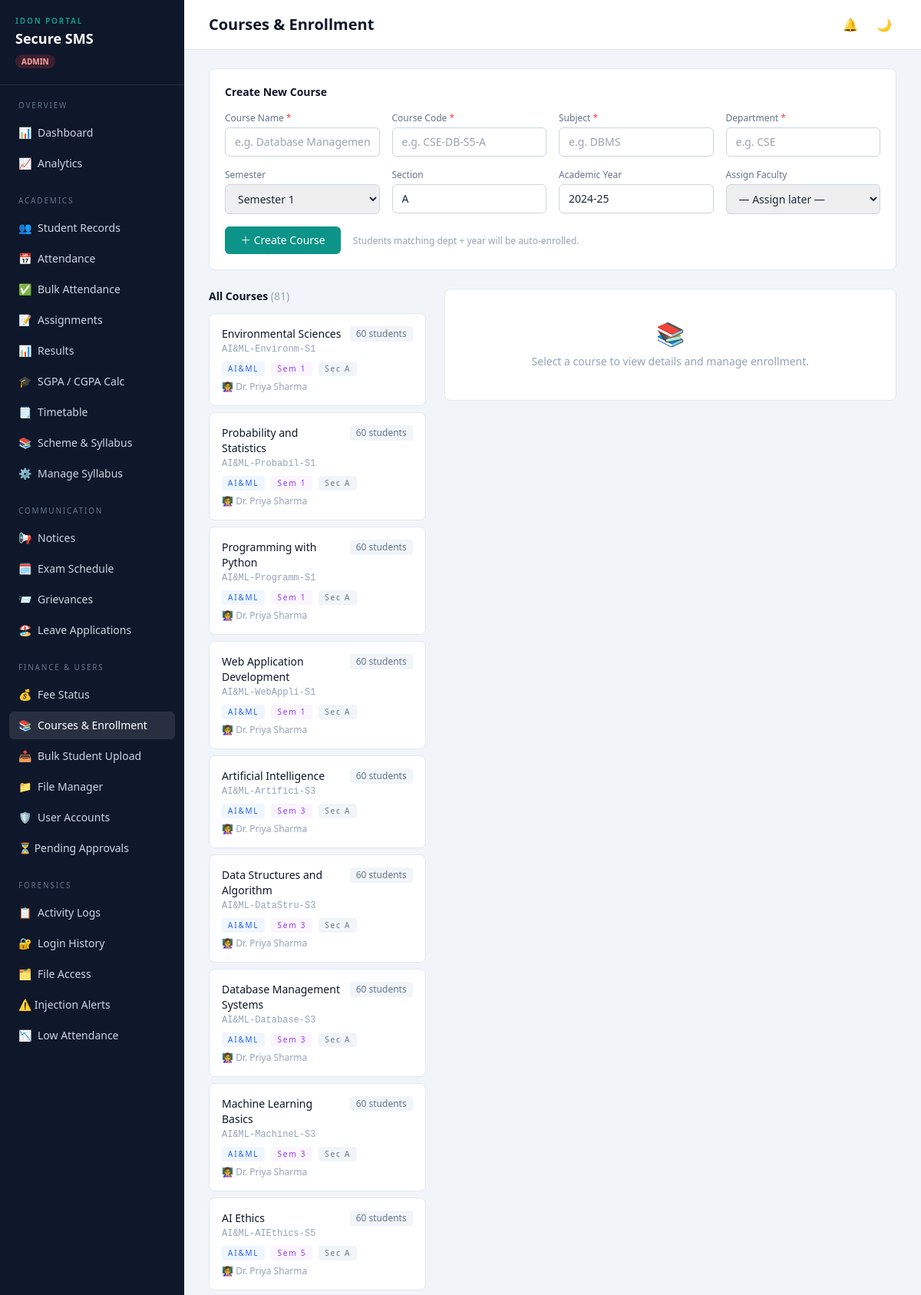
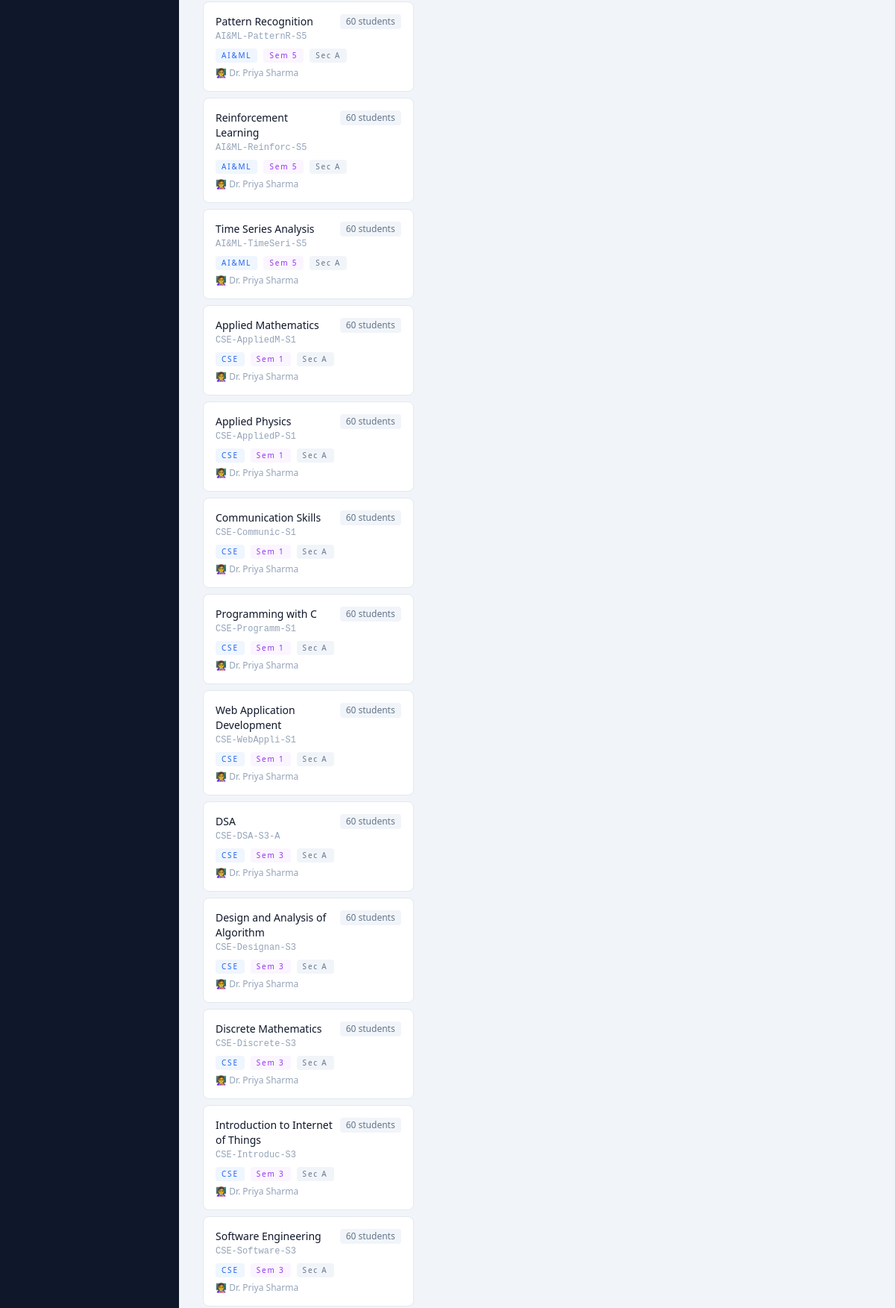
The page /courses (signed in, upper part) on the database its author committed (2 pictures, top to bottom).
### tables this page shows
CREATE TABLE courses (
    id             INTEGER PRIMARY KEY AUTOINCREMENT,
    name           TEXT NOT NULL,
    code           TEXT NOT NULL UNIQUE,
    subject        TEXT NOT NULL,
    semester       INTEGER NOT NULL,
    department     TEXT NOT NULL,
    section        TEXT NOT NULL DEFAULT 'A',
    academic_year  TEXT NOT NULL DEFAULT '2024-25',
    credits        INTEGER NOT NULL DEFAULT 4,
    created_by     INTEGER REFERENCES users(id),
    created_at     DATETIME DEFAULT CURRENT_TIMESTAMP
);

CREATE TABLE users (
    id              INTEGER PRIMARY KEY AUTOINCREMENT,
    username        TEXT UNIQUE NOT NULL,
    email           TEXT UNIQUE NOT NULL,
    password_hash   TEXT NOT NULL,
    role            TEXT NOT NULL CHECK(role IN ('admin','faculty','student')),
    full_name       TEXT NOT NULL,
    contact_no      TEXT,
    branch          TEXT,
    university      TEXT,
    year            INTEGER,
    profile_complete INTEGER NOT NULL DEFAULT 0,
    is_active       INTEGER NOT NULL DEFAULT 1,
    created_at      DATETIME DEFAULT CURRENT_TIMESTAMP
, address TEXT, dob TEXT, guardian_name TEXT, emergency_contact TEXT, totp_secret TEXT, totp_enabled INTEGER DEFAULT 0, status TEXT DEFAULT 'active');

### app.py (the view, shortened to what this page needs)
@app.route("/courses")
@role_required("admin", "faculty")
def courses():
    u = current_user()
    if u["role"] == "admin":
        all_courses = query_all("""
            SELECT c.*,
                   u.full_name faculty_name,
                   (SELECT COUNT(*) FROM enrollments e WHERE e.course_id=c.id) enrolled_count
            FROM courses c
            LEFT JOIN course_faculty cf ON cf.course_id=c.id
            LEFT JOIN users u ON u.id=cf.faculty_id
            ORDER BY c.department, c.semester, c.name
        """)
        all_faculty = query_all("SELECT id, full_name, username FROM users WHERE role='faculty' ORDER BY full_name")
        all_students = query_all("SELECT id, roll_number, full_name, department, year FROM students ORDER BY roll_number")
    course_id = request.args.get("course_id") or None
    enrolled_students = []
    selected_course = None
    fz.log_activity(request, u, "view", "courses")
    return render_template("courses.html", courses=all_courses, all_faculty=all_faculty,
                           all_students=all_students, enrolled_students=enrolled_students,
                           selected_course=selected_course,
                           course_id=int(course_id) if course_id else None)

### app.py (called while the page is built)
@app.context_processor
def inject_user():
    u = current_user()
    pending_count = 0
    if u and u.get("role") == "admin":
        row = query_one("SELECT COUNT(*) c FROM users WHERE status='pending'")
        pending_count = row["c"] if row else 0
    return {"user": u, "config": Config, "pending_count": pending_count}

### auth.py (called while the page is built)
def current_user():
    if "user_id" in session:
        return {
            "id": session["user_id"],
            "username": session.get("username"),
            "role": session.get("role"),
            "full_name": session.get("full_name"),
        }
    return None

def _check_session_timeout():
    last = session.get("_last_active")
    now = int(time())
    if last and (now - last) > Config.SESSION_TIMEOUT_SECONDS:
        session.clear()
        return True
    session["_last_active"] = now
    return False

def role_required(*roles):
    def decorator(view):
        @wraps(view)
        def wrapped(*args, **kwargs):
            if "user_id" not in session:
                flash("Please sign in to continue.", "error")
                return redirect(url_for("login"))
            if _check_session_timeout():
                flash("Your session expired due to inactivity. Please sign in again.", "error")
                return redirect(url_for("login"))
            if session.get("role") not in roles:
                flash("You do not have permission to access that page.", "error")
                role = session.get("role")
                if role == "student":
                    return redirect(url_for("attendance"))
                abort(403)
            return view(*args, **kwargs)
        return wrapped
    return decorator

### database.py (called while the page is built)
def get_connection():
    conn = sqlite3.connect(Config.DB_PATH, timeout=30)
    conn.row_factory = sqlite3.Row
    conn.execute("PRAGMA foreign_keys = ON")
    conn.execute("PRAGMA journal_mode = WAL")
    conn.execute("PRAGMA busy_timeout = 30000")
    return conn

def query_all(sql, params=()):
    conn = get_connection()
    rows = conn.execute(sql, params).fetchall()
    conn.close()
    return rows

def query_one(sql, params=()):
    conn = get_connection()
    row = conn.execute(sql, params).fetchone()
    conn.close()
    return row

def execute(sql, params=()):
    conn = get_connection()
    cur = conn.execute(sql, params)
    conn.commit()
    last_id = cur.lastrowid
    conn.close()
    return last_id

### forensics.py (called while the page is built)
def _client_ip(request):
    return request.headers.get("X-Forwarded-For", request.remote_addr) or "unknown"

### templates/courses.html (shortened to what this page needs)
{% extends "base.html" %}
{% block heading %}Courses & Enrollment{% endblock %}
{% block content %}
{% if user.role == 'admin' %}
<div class="bg-white rounded-lg border border-slate-200 p-5 mb-6">
  <h2 class="text-sm font-semibold text-ink mb-4">Create New Course</h2>
  <form method="post" action="{{ url_for('course_create') }}" class="grid grid-cols-2 lg:grid-cols-4 gap-4">
    <div>
      <label class="block text-xs font-medium text-slate-500 mb-1">Course Name <span class="text-red-500">*</span></label>
      <input name="name" required placeholder="e.g. Database Management"
             class="w-full rounded-md border border-slate-300 px-3 py-2 text-sm focus:border-signal focus:ring-1 focus:ring-signal outline-none">
    </div>
    <div>
      <label class="block text-xs font-medium text-slate-500 mb-1">Course Code <span class="text-red-500">*</span></label>
      <input name="code" required placeholder="e.g. CSE-DB-S5-A"
             class="w-full rounded-md border border-slate-300 px-3 py-2 text-sm focus:border-signal outline-none">
    </div>
    <div>
      <label class="block text-xs font-medium text-slate-500 mb-1">Subject <span class="text-red-500">*</span></label>
      <input name="subject" required placeholder="e.g. DBMS"
             class="w-full rounded-md border border-slate-300 px-3 py-2 text-sm focus:border-signal outline-none">
    </div>
    <div>
      <label class="block text-xs font-medium text-slate-500 mb-1">Department <span class="text-red-500">*</span></label>
      <input name="department" required placeholder="e.g. CSE"
             class="w-full rounded-md border border-slate-300 px-3 py-2 text-sm focus:border-signal outline-none">
    </div>
    <div>
      <label class="block text-xs font-medium text-slate-500 mb-1">Semester</label>
      <select name="semester" class="w-full rounded-md border border-slate-300 px-3 py-2 text-sm focus:border-signal outline-none">
        {% for s in range(1,9) %}<option value="{{ s }}">Semester {{ s }}</option>{% endfor %}
      </select>
    </div>
    <div>
      <label class="block text-xs font-medium text-slate-500 mb-1">Section</label>
      <input name="section" value="A" placeholder="A / B / C"
             class="w-full rounded-md border border-slate-300 px-3 py-2 text-sm focus:border-signal outline-none">
    </div>
    <div>
      <label class="block text-xs font-medium text-slate-500 mb-1">Academic Year</label>
      <input name="academic_year" value="2024-25"
             class="w-full rounded-md border border-slate-300 px-3 py-2 text-sm focus:border-signal outline-none">
    </div>
    <div>
      <label class="block text-xs font-medium text-slate-500 mb-1">Assign Faculty</label>
      <select name="faculty_id" class="w-full rounded-md border border-slate-300 px-3 py-2 text-sm focus:border-signal outline-none">
        <option value="">— Assign later —</option>
      </select>
    </div>
    <div class="col-span-2 lg:col-span-4">
      <button class="bg-signal hover:bg-teal-700 text-white text-sm font-medium px-5 py-2 rounded-md transition">
        ＋ Create Course
      </button>
      <span class="text-xs text-slate-400 ml-3">Students matching dept + year will be auto-enrolled.</span>
    </div>
  </form>
</div>
{% endif %}
<div class="grid lg:grid-cols-3 gap-6">
  <div class="lg:col-span-1 space-y-2">
    <h2 class="text-sm font-semibold text-ink mb-3">
      {% if user.role == 'admin' %}All Courses{% else %}My Assigned Courses{% endif %}
      <span class="text-slate-400 font-normal">({{ courses|length }})</span>
    </h2>
    {% for c in courses %}
    <a href="{{ url_for('courses', course_id=c.id) }}"
       class="block bg-white rounded-lg border p-4 hover:border-signal transition
              {{ 'border-signal ring-1 ring-signal/20' if course_id == c.id else 'border-slate-200' }}">
      <div class="flex items-start justify-between">
        <div>
          <p class="font-medium text-ink text-sm">{{ c.name }}</p>
          <p class="text-xs text-slate-400 font-mono mt-0.5">{{ c.code }}</p>
        </div>
        <span class="text-xs bg-slate-100 text-slate-500 px-2 py-0.5 rounded shrink-0 ml-2">
          {{ c.enrolled_count }} students
        </span>
      </div>
      <div class="flex gap-2 mt-2 flex-wrap">
        <span class="text-[10px] bg-blue-50 text-blue-600 px-2 py-0.5 rounded eyebrow">{{ c.department }}</span>
        <span class="text-[10px] bg-purple-50 text-purple-600 px-2 py-0.5 rounded eyebrow">Sem {{ c.semester }}</span>
        <span class="text-[10px] bg-slate-100 text-slate-500 px-2 py-0.5 rounded eyebrow">Sec {{ c.section }}</span>
      </div>
      {% if user.role == 'admin' and c.faculty_name %}
      <p class="text-xs text-slate-400 mt-1.5">👩‍🏫 {{ c.faculty_name }}</p>
      {% endif %}
    </a>
    {% else %}
    <div class="bg-white rounded-lg border border-slate-200 p-8 text-center text-slate-400">
      <p class="text-2xl mb-2">📚</p>
      <p class="text-sm">No courses yet.</p>
    </div>
    {% endfor %}
  </div>
  <div class="lg:col-span-2">
    {% if selected_course %}
    <div class="bg-white rounded-lg border border-slate-200 p-5">
      <div class="flex items-start justify-between mb-4">
        <div>
          <h2 class="font-semibold text-ink">{{ selected_course.name }}</h2>
          <p class="text-xs text-slate-400 font-mono">{{ selected_course.code }} ·
            {{ selected_course.department }} · Sem {{ selected_course.semester }} ·
            Sec {{ selected_course.section }} · {{ selected_course.academic_year }}</p>
        </div>
        {% if user.role == 'admin' %}
        <div class="flex gap-2">
          <form method="post" action="{{ url_for('course_bulk_enroll', cid=selected_course.id) }}"
                onsubmit="return confirm('Auto-enroll all {{ selected_course.department }} Year students?')">
            <input type="hidden" name="csrf_token" value="{{ csrf_token() }}">
            <button class="text-xs px-3 py-1.5 bg-slate-100 hover:bg-slate-200 text-steel rounded-md transition">
              ⚡ Bulk Enroll
            </button>
          </form>
          <form method="post" action="{{ url_for('course_delete', cid=selected_course.id) }}"
                onsubmit="return confirm('Delete this course and all enrollments?')">
            <input type="hidden" name="csrf_token" value="{{ csrf_token() }}">
            <button class="text-xs px-3 py-1.5 bg-red-50 hover:bg-red-100 text-red-600 rounded-md transition">
              🗑 Delete
            </button>
          </form>
        </div>
        {% endif %}
      </div>
      {% if user.role == 'admin' %}
      <div class="mb-5 p-3 bg-slate-50 rounded-lg border border-slate-200">
        <p class="text-xs font-semibold text-slate-500 mb-2">Assign Faculty</p>
        <form method="post" action="{{ url_for('course_assign_faculty', cid=selected_course.id) }}"
              class="flex gap-2">
          <input type="hidden" name="csrf_token" value="{{ csrf_token() }}">
          <select name="faculty_id" class="flex-1 rounded-md border border-slate-300 px-3 py-1.5 text-sm focus:border-signal outline-none">
            <option value="">— Select faculty —</option>
            {% for f in all_faculty %}
              <option value="{{ f.id }}">{{ f.full_name }}</option>
            {% endfor %}
          </select>
          <button class="bg-signal hover:bg-teal-700 text-white text-sm px-4 py-1.5 rounded-md transition">
            Assign
          </button>
        </form>
      </div>
      <div class="mb-5 p-3 bg-slate-50 rounded-lg border border-slate-200">
        <p class="text-xs font-semibold text-slate-500 mb-2">Enroll a Student</p>
        <form method="post" action="{{ url_for('course_enroll', cid=selected_course.id) }}"
              class="flex gap-2">
          <input type="hidden" name="csrf_token" value="{{ csrf_token() }}">
          <select name="student_id" class="flex-1 rounded-md border border-slate-300 px-3 py-1.5 text-sm focus:border-signal outline-none">
            <option value="">— Select student —</option>
            {% for s in all_students %}
              <option value="{{ s.id }}">{{ s.roll_number }} · {{ s.full_name }}</option>
            {% endfor %}
          </select>
          <button class="bg-signal hover:bg-teal-700 text-white text-sm px-4 py-1.5 rounded-md transition">
            Enroll
          </button>
        </form>
      </div>
      {% endif %}
      <h3 class="text-sm font-semibold text-ink mb-3">
        Enrolled Students
        <span class="text-slate-400 font-normal">({{ enrolled_students|length }})</span>
      </h3>
      {% if enrolled_students %}
      <table class="w-full text-sm evidence">
        <thead class="bg-slate-50 text-xs eyebrow uppercase text-slate-400">
          <tr>
            <th class="px-3 py-2 text-left">Roll No.</th>
            <th class="px-3 py-2 text-left">Name</th>
            <th class="px-3 py-2 text-left">Department</th>
            <th class="px-3 py-2 text-left">Year</th>
            {% if user.role == 'admin' %}<th class="px-3 py-2"></th>{% endif %}
          </tr>
        </thead>
        <tbody class="divide-y divide-slate-100">
          {% for s in enrolled_students %}
          <tr class="hover:bg-slate-50">
            <td class="px-3 py-2 font-mono text-xs text-steel">{{ s.roll_number }}</td>
            <td class="px-3 py-2 font-medium text-ink">{{ s.full_name }}</td>
            <td class="px-3 py-2 text-slate-500">{{ s.department }}</td>
            <td class="px-3 py-2 text-slate-500">Yr{{ s.year }}</td>
            {% if user.role == 'admin' %}
            <td class="px-3 py-2 text-right">
              <form method="post"
                    action="{{ url_for('course_unenroll', cid=selected_course.id, sid=s.id) }}"
                    onsubmit="return confirm('Remove {{ s.full_name }} from this course?')" class="inline">
                <input type="hidden" name="csrf_token" value="{{ csrf_token() }}">
                <button class="text-red-400 hover:text-red-600 text-xs hover:underline">Remove</button>
              </form>
            </td>
            {% endif %}
          </tr>
          {% endfor %}
        </tbody>
      </table>
      {% else %}
      <p class="text-sm text-slate-400 py-6 text-center">No students enrolled yet.</p>
      {% endif %}
    </div>
    {% else %}
    <div class="bg-white rounded-lg border border-slate-200 p-10 text-center text-slate-400">
      <p class="text-3xl mb-2">📚</p>
      <p class="text-sm">Select a course to view details and manage enrollment.</p>
    </div>
    {% endif %}
  </div>
</div>
{% endblock %}

### templates/base.html (style rules this page uses)
html, body { margin: 0; padding: 0; }
body { -webkit-font-smoothing: antialiased; }
.eyebrow { letter-spacing: .18em; }
:root,[data-theme="light"] { --bg-page: #f1f5f9; --bg-sidebar: #0f172a; --bg-card: #ffffff; --text-main: #1e293b; --text-muted: #64748b; --border-col: #e2e8f0; --header-bg: #ffffff; --table-row-alt: #f8fafc; }
body { background-color: var(--bg-page); color: var(--text-main); }

### rows shown on the page
courses: name "Environmental Sciences", code "AI&ML-Environm-S1", enrolled_count "60", department "AI&ML", semester "1", section "A", faculty_name "Dr. Priya Sharma"
courses: name "Probability and Statistics", code "AI&ML-Probabil-S1", enrolled_count "60", department "AI&ML", semester "1", section "A", faculty_name "Dr. Priya Sharma"
courses: name "Programming with Python", code "AI&ML-Programm-S1", enrolled_count "60", department "AI&ML", semester "1", section "A", faculty_name "Dr. Priya Sharma"
courses: name "Web Application Development", code "AI&ML-WebAppli-S1", enrolled_count "60", department "AI&ML", semester "1", section "A", faculty_name "Dr. Priya Sharma"
courses: name "Artificial Intelligence", code "AI&ML-Artifici-S3", enrolled_count "60", department "AI&ML", semester "3", section "A", faculty_name "Dr. Priya Sharma"
courses: name "Data Structures and Algorithm", code "AI&ML-DataStru-S3", enrolled_count "60", department "AI&ML", semester "3", section "A", faculty_name "Dr. Priya Sharma"
courses: name "Database Management Systems", code "AI&ML-Database-S3", enrolled_count "60", department "AI&ML", semester "3", section "A", faculty_name "Dr. Priya Sharma"
courses: name "Machine Learning Basics", code "AI&ML-MachineL-S3", enrolled_count "60", department "AI&ML", semester "3", section "A", faculty_name "Dr. Priya Sharma"
courses: name "AI Ethics", code "AI&ML-AIEthics-S5", enrolled_count "60", department "AI&ML", semester "5", section "A", faculty_name "Dr. Priya Sharma"
courses: name "Pattern Recognition", code "AI&ML-PatternR-S5", enrolled_count "60", department "AI&ML", semester "5", section "A", faculty_name "Dr. Priya Sharma"
courses: name "Reinforcement Learning", code "AI&ML-Reinforc-S5", enrolled_count "60", department "AI&ML", semester "5", section "A", faculty_name "Dr. Priya Sharma"
courses: name "Time Series Analysis", code "AI&ML-TimeSeri-S5", enrolled_count "60", department "AI&ML", semester "5", section "A", faculty_name "Dr. Priya Sharma"
courses: name "Applied Mathematics", code "CSE-AppliedM-S1", enrolled_count "60", department "CSE", semester "1", section "A", faculty_name "Dr. Priya Sharma"
courses: name "Applied Physics", code "CSE-AppliedP-S1", enrolled_count "60", department "CSE", semester "1", section "A", faculty_name "Dr. Priya Sharma"
courses: name "Communication Skills", code "CSE-Communic-S1", enrolled_count "60", department "CSE", semester "1", section "A", faculty_name "Dr. Priya Sharma"
courses: name "Programming with C", code "CSE-Programm-S1", enrolled_count "60", department "CSE", semester "1", section "A", faculty_name "Dr. Priya Sharma"
courses: name "Web Application Development", code "CSE-WebAppli-S1", enrolled_count "60", department "CSE", semester "1", section "A", faculty_name "Dr. Priya Sharma"
courses: name "DSA", code "CSE-DSA-S3-A", enrolled_count "60", department "CSE", semester "3", section "A", faculty_name "Dr. Priya Sharma"
courses: name "Design and Analysis of Algorithm", code "CSE-Designan-S3", enrolled_count "60", department "CSE", semester "3", section "A", faculty_name "Dr. Priya Sharma"
courses: name "Discrete Mathematics", code "CSE-Discrete-S3", enrolled_count "60", department "CSE", semester "3", section "A", faculty_name "Dr. Priya Sharma"
courses: name "Introduction to Internet of Things", code "CSE-Introduc-S3", enrolled_count "60", department "CSE", semester "3", section "A", faculty_name "Dr. Priya Sharma"
courses: name "Software Engineering", code "CSE-Software-S3", enrolled_count "60", department "CSE", semester "3", section "A", faculty_name "Dr. Priya Sharma"

### other values the page prints
{{ icon }} "📊 📈 👥 📅 ✅ 📝 📊 🎓 🗒️ 📚 ⚙️ 📢 🗓️ 📨 🏖️ 💰 📚 📥 📁 🛡️ 📋 🔐 🗂️ 📉"
{{ courses|length }} "81"
